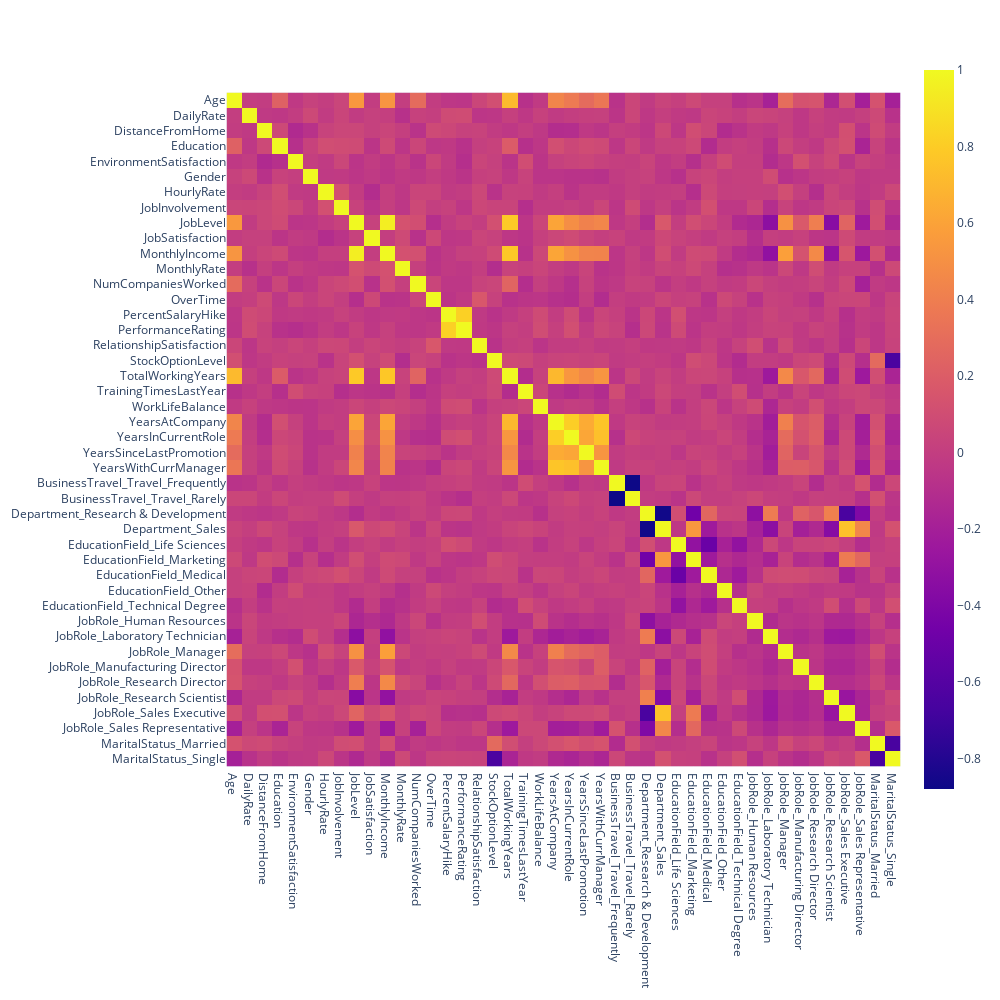

The code cell stored with this chart in its notebook:
### Markdown cell above
### Feature Correlation Check

### Code cell
# visualize correlation between features
# which correlation method makes most sense for our data set?
corr = X_train.corr()
fig = px.imshow(corr, width=1000, height=1000)
fig.show()

# potentially drop highly correleated features
# explain why we will or will not drop the feature
cor_matrix = X_train.corr().abs()
upper_tri = cor_matrix.where(np.triu(np.ones(cor_matrix.shape), k=1).astype(np.bool_))
to_drop = [column for column in upper_tri.columns if any(upper_tri[column] > 0.95)]
if to_drop:
    df = df.drop(columns=to_drop, axis=1)
print("Highly correlated feature(s) dropped: ", to_drop)

### Figure 1 — Plotly figure (JSON) as saved in the notebook; plotly's stock layout.template omitted (floating-point values rounded to 4 significant figures; data arrays with more than 128 entries replaced by an {"elided": "..."} marker saying what was removed)
{"data": [{"coloraxis": "coloraxis", "hovertemplate": "x: %{x}<br>y: %{y}<br>color: %{z}<extra></extra>", "name": "0", "type": "heatmap", "x": ["Age", "DailyRate", "DistanceFromHome", "Education", "EnvironmentSatisfaction", "Gender", "HourlyRate", "JobInvolvement", "JobLevel", "JobSatisfaction", "MonthlyIncome", "MonthlyRate", "NumCompaniesWorked", "OverTime", "PercentSalaryHike", "PerformanceRating", "RelationshipSatisfaction", "StockOptionLevel", "TotalWorkingYears", "TrainingTimesLastYear", "WorkLifeBalance", "YearsAtCompany", "YearsInCurrentRole", "YearsSinceLastPromotion", "YearsWithCurrManager", "BusinessTravel_Travel_Frequently", "BusinessTravel_Travel_Rarely", "Department_Research & Development", "Department_Sales", "EducationField_Life Sciences", "EducationField_Marketing", "EducationField_Medical", "EducationField_Other", "EducationField_Technical Degree", "JobRole_Human Resources", "JobRole_Laboratory Technician", "JobRole_Manager", "JobRole_Manufacturing Director", "JobRole_Research Director", "JobRole_Research Scientist", "JobRole_Sales Executive", "JobRole_Sales Representative", "MaritalStatus_Married", "MaritalStatus_Single"], "xaxis": "x", "y": ["Age", "DailyRate", "DistanceFromHome", "Education", "EnvironmentSatisfaction", "Gender", "HourlyRate", "JobInvolvement", "JobLevel", "JobSatisfaction", "MonthlyIncome", "MonthlyRate", "NumCompaniesWorked", "OverTime", "PercentSalaryHike", "PerformanceRating", "RelationshipSatisfaction", "StockOptionLevel", "TotalWorkingYears", "TrainingTimesLastYear", "WorkLifeBalance", "YearsAtCompany", "YearsInCurrentRole", "YearsSinceLastPromotion", "YearsWithCurrManager", "BusinessTravel_Travel_Frequently", "BusinessTravel_Travel_Rarely", "Department_Research & Development", "Department_Sales", "EducationField_Life Sciences", "EducationField_Marketing", "EducationField_Medical", "EducationField_Other", "EducationField_Technical Degree", "JobRole_Human Resources", "JobRole_Laboratory Technician", "JobRole_Manager", "JobRole_Manufacturing Director", "JobRole_Research Director", "JobRole_Research Scientist", "JobRole_Sales Executive", "JobRole_Sales Representative", "MaritalStatus_Married", "MaritalStatus_Single"], "yaxis": "y", "z": {"elided": "44x44 float values"}}], "layout": {"coloraxis": {"colorscale": [[0, "#0d0887"], [0.1111, "#46039f"], [0.2222, "#7201a8"], [0.3333, "#9c179e"], [0.4444, "#bd3786"], [0.5556, "#d8576b"], [0.6667, "#ed7953"], [0.7778, "#fb9f3a"], [0.8889, "#fdca26"], [1, "#f0f921"]]}, "height": 1000, "margin": {"t": 60}, "width": 1000, "xaxis": {"anchor": "y", "constrain": "domain", "domain": [0, 1], "scaleanchor": "y"}, "yaxis": {"anchor": "x", "autorange": "reversed", "constrain": "domain", "domain": [0, 1]}}}
